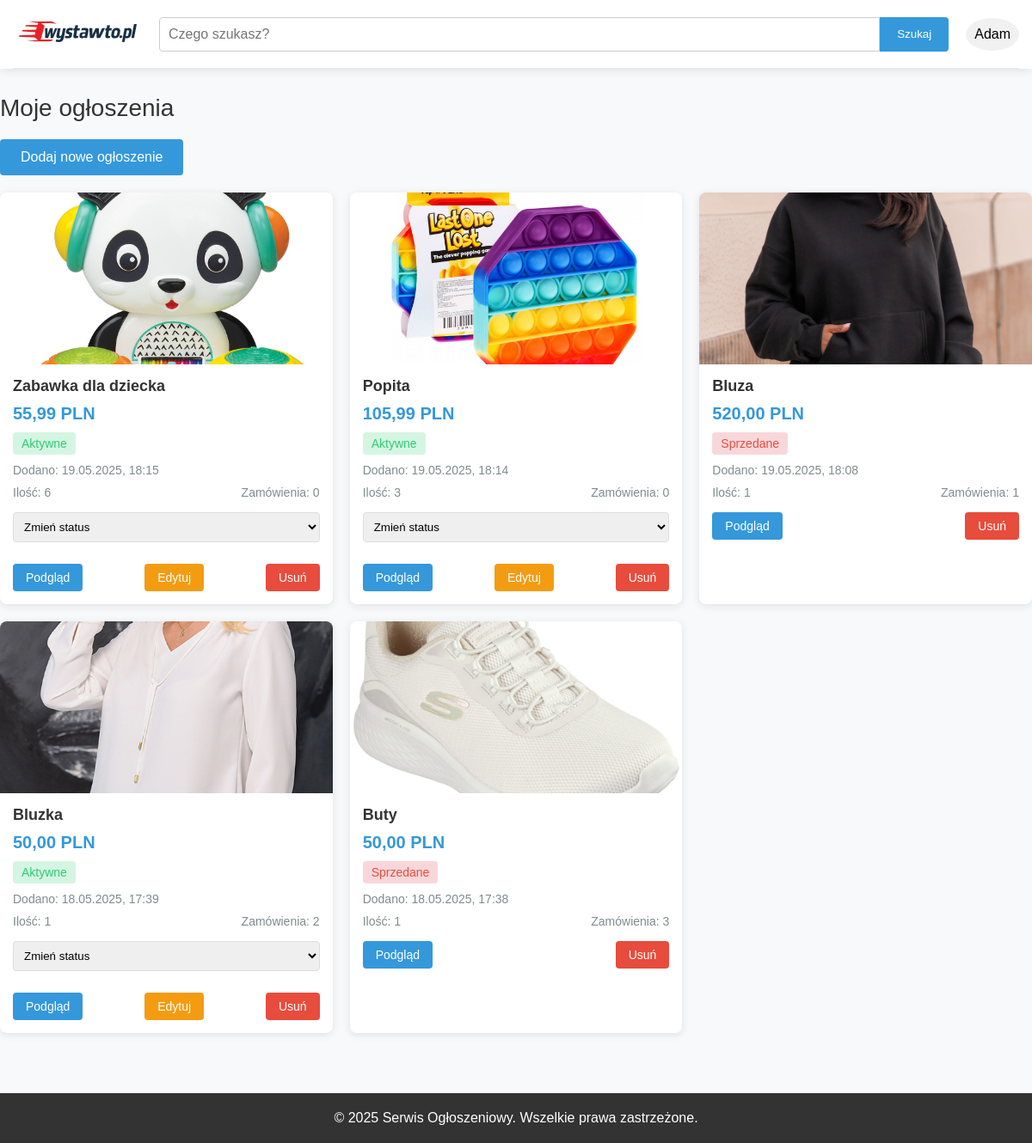
/SklepKACZKARP/add-product.php (signed in), run on the app's committed database.
### tables this page shows
CREATE TABLE `products` (
  `ProductID` int(11) NOT NULL,
  `SellerID` int(11) NOT NULL,
  `CategoryID` int(11) NOT NULL,
  `Title` varchar(100) NOT NULL,
  `Description` text DEFAULT NULL,
  `Price` decimal(10,2) NOT NULL,
  `Quantity` int(11) DEFAULT 1,
  `Condition` enum('new','used','refurbished') NOT NULL,
  `PostedDate` datetime DEFAULT current_timestamp(),
  `Status` enum('active','sold','cancelled') DEFAULT 'active'
);

### SklepKACZKARP/add-product.php (the view, shortened to what this page needs)
<?php
$conn = new mysqli("localhost", "root", "", "sklep_internetowy");
$user_id = $_SESSION['user_id'];
$stmt = $conn->prepare(
    "SELECT p.ProductID, p.Title, p.Price, p.PostedDate, p.Status, p.Quantity,
     (SELECT COUNT(*) FROM orderdetails od JOIN orders o ON od.OrderID = o.OrderID
      WHERE od.ProductID = p.ProductID AND o.Status != 'cancelled') AS OrderCount,
     (SELECT ImageURL FROM productimages WHERE ProductID = p.ProductID AND IsPrimary = 1 LIMIT 1) AS MainImage
     FROM products p
     WHERE p.SellerID = ?
     ORDER BY p.PostedDate DESC"
);
$stmt->bind_param("i", $user_id);
$stmt->execute();
$products_result = $stmt->get_result();
?>
<!DOCTYPE html>
<html lang="pl">
<head>
</head>
<body>
    <header>
        <div class="container">
            <div class="header-top">
                <div class="logo-area">
                    <a href="dashboard.php" style="text-decoration: none; color: inherit;"><img src="logo-sklepu.png" alt="logo"></a>
                </div>
                <div class="search-area">
                    <form class="search-form" action="search.php" method="GET">
                        <input type="text" class="search-input" name="query" placeholder="Czego szukasz?">
                        <button type="submit" class="search-button">Szukaj</button>
                    </form>
                </div>
                <div class="user-area">
                    <div class="user-icon" onclick="toggleUserMenu()">
                        <?php echo htmlspecialchars($_SESSION['username']); ?>
                    </div>
                </div>
            </div>
        </div>
    </header>
    <main class="main-content container">
        <div class="section-title">Moje ogłoszenia</div>
        <a href="add.php" class="add-product-btn">Dodaj nowe ogłoszenie</a>
        <div class="products-list">
            <?php if($products_result->num_rows > 0): ?>
                <?php while($product = $products_result->fetch_assoc()): ?>
                    <div class="product-card">
                        <div class="product-image">
                            <?php if(!empty($product['MainImage'])): ?>
                                <img src="<?php echo htmlspecialchars($product['MainImage']); ?>" alt="<?php echo htmlspecialchars($product['Title']); ?>">
                            <?php else: ?>
                                <div class="no-image">Brak zdjęcia</div>
                            <?php endif; ?>
                        </div>
                        <div class="product-details">
                            <h3 class="product-title" title="<?php echo htmlspecialchars($product['Title']); ?>">
                                <?php echo htmlspecialchars($product['Title']); ?>
                            </h3>
                            <div class="product-price">
                                <?php echo number_format($product['Price'], 2, ',', ' '); ?> PLN
                            </div>
                            <div class="product-status status-<?php echo $product['Status']; ?>">
                                <?php
                                switch($product['Status']) {
                                    case 'active':
                                        echo 'Aktywne';
                                        break;
                                    case 'sold':
                                        echo 'Sprzedane';
                                        break;
                                }
                                ?>
                            </div>
                            <div class="product-date">
                                Dodano: <?php echo date('d.m.Y, H:i', strtotime($product['PostedDate'])); ?>
                            </div>
                            <div class="product-stats">
                                <div>Ilość: <?php echo $product['Quantity']; ?></div>
                                <div>Zamówienia: <?php echo $product['OrderCount']; ?></div>
                            </div>
                            <?php if($product['Status'] === 'active'): ?>
                                <form method="post" action="">
                                    <select name="new_status" class="status-select" onchange="this.form.submit()">
                                        <option value="">Zmień status</option>
                                    </select>
                                </form>
                            <?php endif; ?>
                            <div class="product-actions">
                                <a href="product.php?id=<?php echo $product['ProductID']; ?>" class="action-btn btn-view">Podgląd</a>
                                <?php if($product['Status'] === 'active'): ?>
                                    <a href="edit_product.php?id=<?php echo $product['ProductID']; ?>" class="action-btn btn-edit">Edytuj</a>
                                <?php endif; ?>
                                <button class="action-btn btn-delete" onclick="openDeleteModal(<?php echo $product['ProductID']; ?>, '<?php echo addslashes($product['Title']); ?>')">Usuń</button>
                            </div>
                        </div>
                    </div>
                <?php endwhile; ?>
            <?php else: ?>
                <div class="no-products">
                    Nie masz jeszcze żadnych ogłoszeń. Kliknij "Dodaj nowe ogłoszenie", aby utworzyć pierwsze.
                </div>
            <?php endif; ?>
        </div>
    </main>
    <footer class="footer">
        <div class="container">
            <p>&copy; 2025 Serwis Ogłoszeniowy. Wszelkie prawa zastrzeżone.</p>
        </div>
    </footer>
</body>
</html>

### SklepKACZKARP/add-product.php (style rules this page uses)
* { margin: 0; padding: 0; box-sizing: border-box; font-family: Arial, sans-serif; }
body { background-color: #f8f9fa; }
.container { max-width: 1200px; margin: 0 auto; padding: 0 15px; }
header { background-color: #fff; box-shadow: 0 2px 10px rgba(0, 0, 0, 0.1); position: relative; }
.header-top { display: flex; justify-content: space-between; align-items: center; padding: 15px 0; border-bottom: 1px solid #eaeaea; }
.logo-area { font-size: 24px; font-weight: bold; }
.search-area { flex-grow: 1; margin: 0 20px; }
.search-form { display: flex; width: 100%; }
.search-input { flex-grow: 1; padding: 10px; border: 1px solid #ccc; border-radius: 4px 0 0 4px; font-size: 16px; }
.search-button { padding: 10px 20px; background-color: #3498db; color: white; border: none; border-radius: 0 4px 4px 0; cursor: pointer; }
.user-area { position: relative; }
.user-icon { cursor: pointer; font-size: 16px; padding: 10px; border-radius: 50%; background-color: #f1f1f1; }
.main-content { padding: 30px 0; }
.section-title { font-size: 28px; margin-bottom: 20px; color: #333; }
.add-product-btn { background-color: #3498db; color: white; border: none; border-radius: 4px; padding: 12px 24px; font-size: 16px; cursor: pointer; text-decoration: none; display: inline-block; margin-bottom: 20px; }
.products-list { display: grid; grid-template-columns: repeat(auto-fill, minmax(300px, 1fr)); gap: 20px; }
.product-card { background-color: #fff; border-radius: 8px; box-shadow: 0 2px 10px rgba(0, 0, 0, 0.1); overflow: hidden; }
.product-image { width: 100%; height: 200px; background-color: #f1f1f1; display: flex; align-items: center; justify-content: center; overflow: hidden; }
.product-image img { width: 100%; height: 100%; object-fit: cover; }
.product-details { padding: 15px; }
.product-title { font-size: 18px; margin-bottom: 10px; color: #333; overflow: hidden; text-overflow: ellipsis; white-space: nowrap; }
.product-price { font-size: 20px; font-weight: bold; color: #3498db; margin-bottom: 10px; }
.product-status { display: inline-block; padding: 5px 10px; border-radius: 4px; font-size: 14px; margin-bottom: 10px; }
.status-active { background-color: #d5f5e3; color: #2ecc71; }
.status-sold { background-color: #f8d7da; color: #e74c3c; }
.product-date { font-size: 14px; color: #7f8c8d; margin-bottom: 10px; }
.product-stats { display: flex; justify-content: space-between; margin-bottom: 15px; font-size: 14px; color: #7f8c8d; }
.product-actions { display: flex; justify-content: space-between; margin-top: 15px; }
.action-btn { padding: 8px 15px; border-radius: 4px; font-size: 14px; text-align: center; cursor: pointer; text-decoration: none; border: none; }
.btn-view { background-color: #3498db; color: white; }
.btn-edit { background-color: #f39c12; color: white; }
.btn-delete { background-color: #e74c3c; color: white; }
.status-select { width: 100%; padding: 8px; border-radius: 4px; border: 1px solid #ddd; margin-bottom: 10px; }
.footer { background-color: #333; color: white; text-align: center; padding: 20px 0; margin-top: 40px; }

### data on the page
products: shows a picture, Title "Zabawka dla dziecka", Price "55,99", Status "Aktywne", PostedDate "19.05.2025, 18:15", Quantity "6", OrderCount "0"
products: shows a picture, Title "Popita", Price "105,99", Status "Aktywne", PostedDate "19.05.2025, 18:14", Quantity "3", OrderCount "0"
products: shows a picture, Title "Bluza", Price "520,00", Status "Sprzedane", PostedDate "19.05.2025, 18:08", Quantity "1", OrderCount "1"
products: shows a picture, Title "Bluzka", Price "50,00", Status "Aktywne", PostedDate "18.05.2025, 17:39", Quantity "1", OrderCount "2"
products: shows a picture, Title "Buty", Price "50,00", Status "Sprzedane", PostedDate "18.05.2025, 17:38", Quantity "1", OrderCount "3"

### other printed values
$_SESSION['username'] "Adam"
